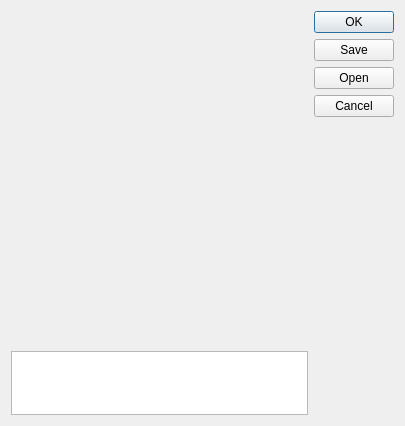
<?xml version="1.0" encoding="UTF-8"?>
<ui version="4.0">
 <class>runDialog</class>
 <widget class="QDialog" name="runDialog">
  <property name="geometry">
   <rect>
    <x>0</x>
    <y>0</y>
    <width>405</width>
    <height>426</height>
   </rect>
  </property>
  <property name="windowTitle">
   <string>Run Processing module </string>
  </property>
  <layout class="QGridLayout" name="gridLayout">
   <item row="0" column="0">
    <layout class="QFormLayout" name="form"/>
   </item>
   <item row="0" column="1">
    <widget class="QDialogButtonBox" name="buttons">
     <property name="orientation">
      <enum>Qt::Vertical</enum>
     </property>
     <property name="standardButtons">
      <set>QDialogButtonBox::Cancel|QDialogButtonBox::Ok|QDialogButtonBox::Open|QDialogButtonBox::Save</set>
     </property>
    </widget>
   </item>
   <item row="1" column="0">
    <widget class="QTextBrowser" name="text">
     <property name="sizePolicy">
      <sizepolicy hsizetype="Expanding" vsizetype="Fixed">
       <horstretch>0</horstretch>
       <verstretch>0</verstretch>
      </sizepolicy>
     </property>
     <property name="maximumSize">
      <size>
       <width>16777215</width>
       <height>64</height>
      </size>
     </property>
    </widget>
   </item>
  </layout>
 </widget>
 <resources/>
 <connections>
  <connection>
   <sender>buttons</sender>
   <signal>rejected()</signal>
   <receiver>runDialog</receiver>
   <slot>reject()</slot>
   <hints>
    <hint type="sourcelabel">
     <x>355</x>
     <y>122</y>
    </hint>
    <hint type="destinationlabel">
     <x>246</x>
     <y>6</y>
    </hint>
   </hints>
  </connection>
  <connection>
   <sender>buttons</sender>
   <signal>accepted()</signal>
   <receiver>runDialog</receiver>
   <slot>accept()</slot>
   <hints>
    <hint type="sourcelabel">
     <x>362</x>
     <y>215</y>
    </hint>
    <hint type="destinationlabel">
     <x>240</x>
     <y>139</y>
    </hint>
   </hints>
  </connection>
 </connections>
</ui>
